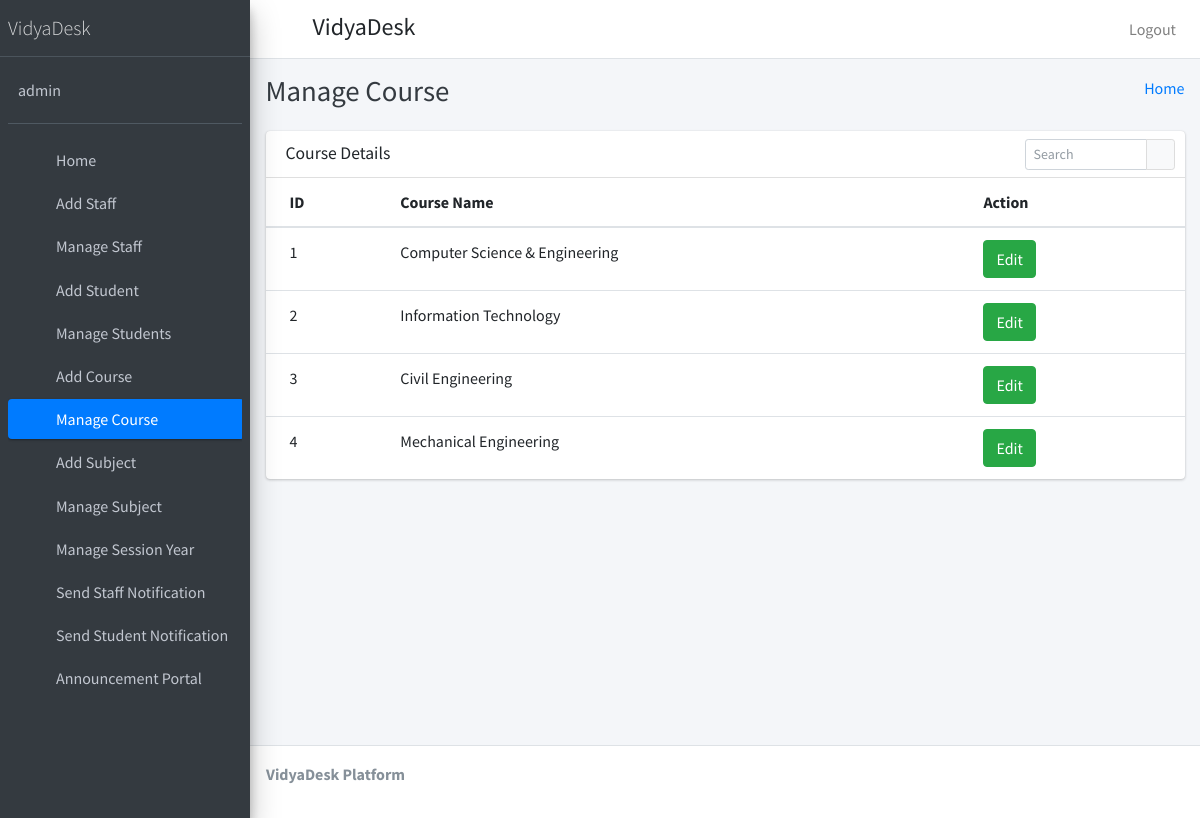
The app's page /manage_course (signed in) with its own data.
### student_management_app/models.py (models this page shows)
class CustomUser(AbstractUser):
    user_type_data=((1,"HOD"),(2,"Staff"),(3,"Student"))
    user_type=models.CharField(default=1,choices=user_type_data,max_length=10)

class Courses(models.Model):
    id=models.AutoField(primary_key=True)
    course_name=models.CharField(max_length=255)
    created_at=models.DateTimeField(auto_now_add=True)
    updated_at=models.DateTimeField(auto_now_add=True)
    objects=models.Manager()

### student_management_app/HodViews.py (the view)
# urls.py: path('manage_course', HodViews.manage_course,name="manage_course"),
def manage_course(request):
    courses=Courses.objects.all()
    return render(request,"hod_template/manage_course_template.html",{"courses":courses})

### student_management_app/templates/hod_template/manage_course_template.html
{% extends 'hod_template/base_template.html' %}
{% block page_title %}
Manage Course
{% endblock page_title %}
{% block main_content %}
    <section class="content">
      <div class="container-fluid">
           <div class="row">
          <div class="col-12">
            <div class="card">
              <div class="card-header">
                <h3 class="card-title">Course Details</h3>
                <div class="card-tools">
                  <div class="input-group input-group-sm" style="width: 150px;">
                    <input type="text" name="table_search" class="form-control float-right" placeholder="Search">
                    <div class="input-group-append">
                      <button type="submit" class="btn btn-default"><i class="fas fa-search"></i></button>
                    </div>
                  </div>
                </div>
              </div>
              <div class="card-body table-responsive p-0">
                <table class="table table-hover text-nowrap">
                  <thead>
                    <tr>
                      <th>ID</th>
                      <th>Course Name</th>
                      <th>Action</th>
                    </tr>
                  </thead>
                  <tbody>
                  {% for course in courses %}
                    <tr>
                      <td>{{ course.id }}</td>
                      <td>{{ course.course_name }}</td>
                      <td><a href="/edit_course/{{ course.id }}" class="btn btn-success">Edit</a></td>
                    </tr>
                  {% endfor %}
                  </tbody>
                </table>
              </div>
            </div>
          </div>
        </div>
      </div>
    </section>
{% endblock main_content %}

### student_management_app/templates/hod_template/sidebar_template.html
{% load static %}
  <aside class="main-sidebar sidebar-dark-primary elevation-4">
    <a href="index3.html" class="brand-link">
      <span class="brand-text font-weight-light">VidyaDesk</span>
    </a>
    <div class="sidebar">
      <div class="user-panel mt-3 pb-3 mb-3 d-flex">
        <div class="info">
          <a href="{% url 'admin_profile' %}" class="d-block">{{ user.username }}</a>
        </div>
      </div>
      <nav class="mt-2">
        <ul class="nav nav-pills nav-sidebar flex-column" data-widget="treeview" role="menu" data-accordion="false">
          <li class="nav-item">
            {% url 'admin_home' as admin_home %}
            <a href="{{ admin_home }}" class="nav-link {% if request.path == admin_home %} active {% endif %}">
              <i class="nav-icon fas fa-th"></i>
              <p>
                Home
              </p>
            </a>
          </li>
          <li class="nav-item">
            {% url 'add_staff' as add_staff %}
            <a href="{{ add_staff }}" class="nav-link {% if request.path == add_staff %} active {% endif %}">
              <i class="nav-icon fas fa-th"></i>
              <p>
                Add Staff
              </p>
            </a>
          </li>
           <li class="nav-item">
              {% url 'manage_staff' as manage_staff %}
            {% url 'edit_staff' staff_id=id as edit_staff %}
            <a href="{% url 'manage_staff' %}" class="nav-link {% if request.path == manage_staff %} active {% endif %} {% if request.path == edit_staff %} active {% endif %}">
              <i class="nav-icon fas fa-th"></i>
              <p>
                Manage Staff
              </p>
            </a>
          </li>
          <li class="nav-item">
              {% url 'add_student' as add_student %}
            <a href="{% url 'add_student' %}" class="nav-link {% if request.path == add_student %} active {% endif %}">
              <i class="nav-icon fas fa-th"></i>
              <p>
                Add Student
              </p>
            </a>
          </li>
          <li class="nav-item">
              {% url 'manage_student' as manage_student %}
              {% url 'edit_student' student_id=id as edit_student %}
            <a href="{% url 'manage_student' %}" class="nav-link {% if request.path == manage_student %} active {% endif %} {% if request.path == edit_student %} active {% endif %}">
              <i class="nav-icon fas fa-th"></i>
              <p>
                Manage Students
              </p>
            </a>
          </li>
          <li class="nav-item">
            {% url 'add_course' as add_course %}
            <a href="{% url 'add_course' %}" class="nav-link {% if request.path == add_course %} active {% endif %}">
              <i class="nav-icon fas fa-th"></i>
              <p>
                Add Course
              </p>
            </a>
          </li>
          <li class="nav-item">
            {% url 'manage_course' as manage_course %}
              {% url 'edit_course' course_id=id as edit_course %}
            <a href="{% url 'manage_course' %}" class="nav-link {% if request.path == manage_course %} active {% endif %} {% if request.path == edit_course %} active {% endif %}">
              <i class="nav-icon fas fa-th"></i>
              <p>
                Manage Course
              </p>
            </a>
          </li>
          <li class="nav-item">
            {% url 'add_subject' as add_subject %}
            <a href="{% url 'add_subject' %}" class="nav-link {% if request.path == add_subject %} active {% endif %}">
              <i class="nav-icon fas fa-th"></i>
              <p>
                Add Subject
              </p>
            </a>
          </li>
          <li class="nav-item">
            {% url 'manage_subject' as manage_subject %}
            {% url 'edit_subject' subject_id=id as edit_subject %}
            <a href="{% url 'manage_subject' %}" class="nav-link {% if request.path == manage_subject %} active {% endif %} {% if request.path == edit_subject %} active {% endif %} ">
              <i class="nav-icon fas fa-th"></i>
              <p>
                Manage Subject
              </p>
            </a>
          </li>
          <li class="nav-item">
            {% url 'manage_session' as manage_session %}
            <a href="{% url 'manage_session' %}" class="nav-link {% if request.path == manage_session %} active {% endif %} ">
              <i class="nav-icon fas fa-th"></i>
              <p>
                Manage Session Year
              </p>
            </a>
          </li>
                   <li class="nav-item">
            {% url 'admin_send_notification_staff' as admin_send_notification_staff %}
             <a href="{% url 'admin_send_notification_staff' %}" class="nav-link {% if request.path == admin_send_notification_staff %} active {% endif %}">
              <i class="nav-icon fas fa-th"></i>
              <p>
                Send Staff Notification
              </p>
            </a>
          </li>
          <li class="nav-item">
            {% url 'admin_send_notification_student' as admin_send_notification_student %}
             <a href="{% url 'admin_send_notification_student' %}" class="nav-link {% if request.path == admin_send_notification_student %} active {% endif %}">
              <i class="nav-icon fas fa-th"></i>
              <p>
                Send Student Notification
              </p>
            </a>
          </li>
           <li class="nav-item">
            {% url 'notice_board' as notice_board %}
            <a href="{{ notice_board }}" class="nav-link {% if request.path == notice_board %} active {% endif %}">
              <i class="nav-icon fas fa-th"></i>
              <p>
                Announcement Portal
              </p>
            </a>
          </li>
        </ul>
      </nav>
    </div>
  </aside>

### records on screen
CustomUser: username "admin"
Courses: id "1", course_name "Computer Science & Engineering"
Courses: id "2", course_name "Information Technology"
Courses: id "3", course_name "Civil Engineering"
Courses: id "4", course_name "Mechanical Engineering"
